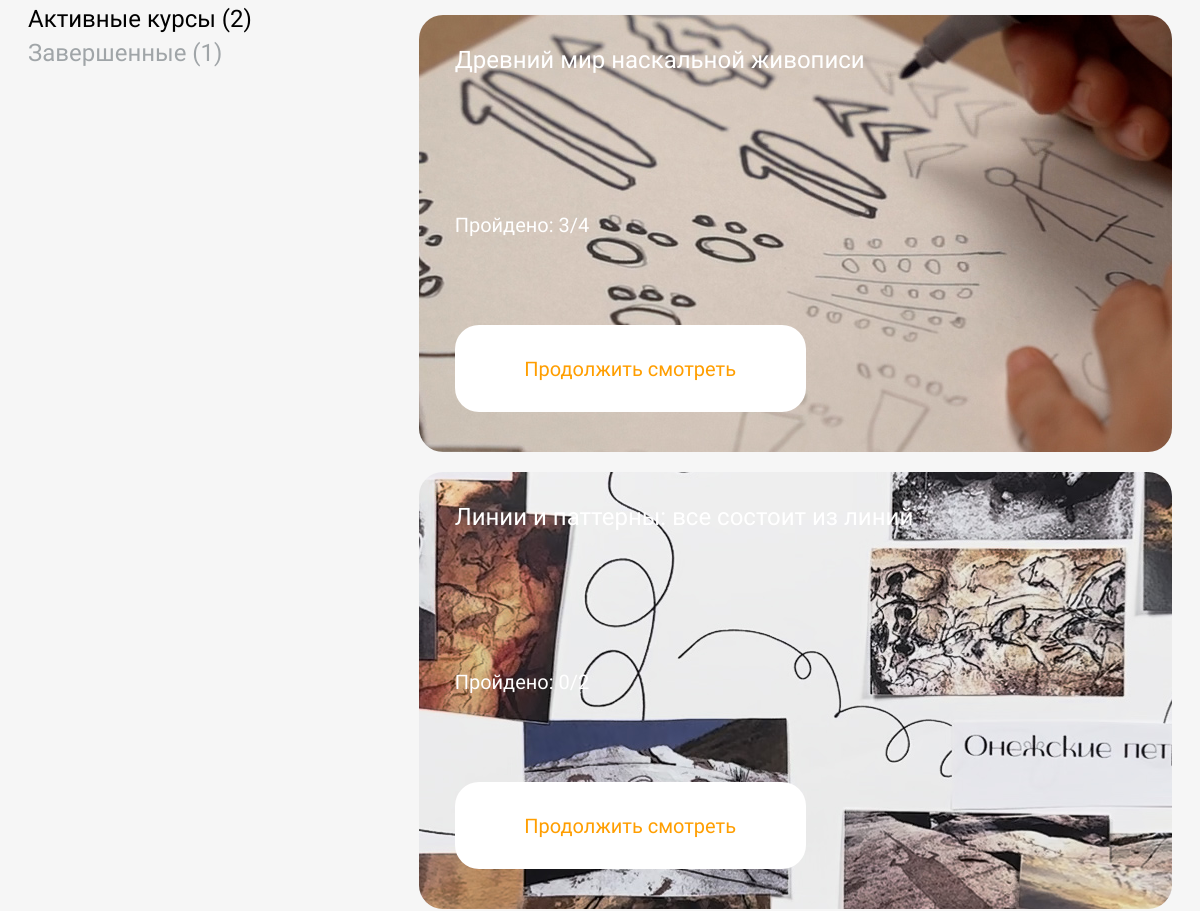
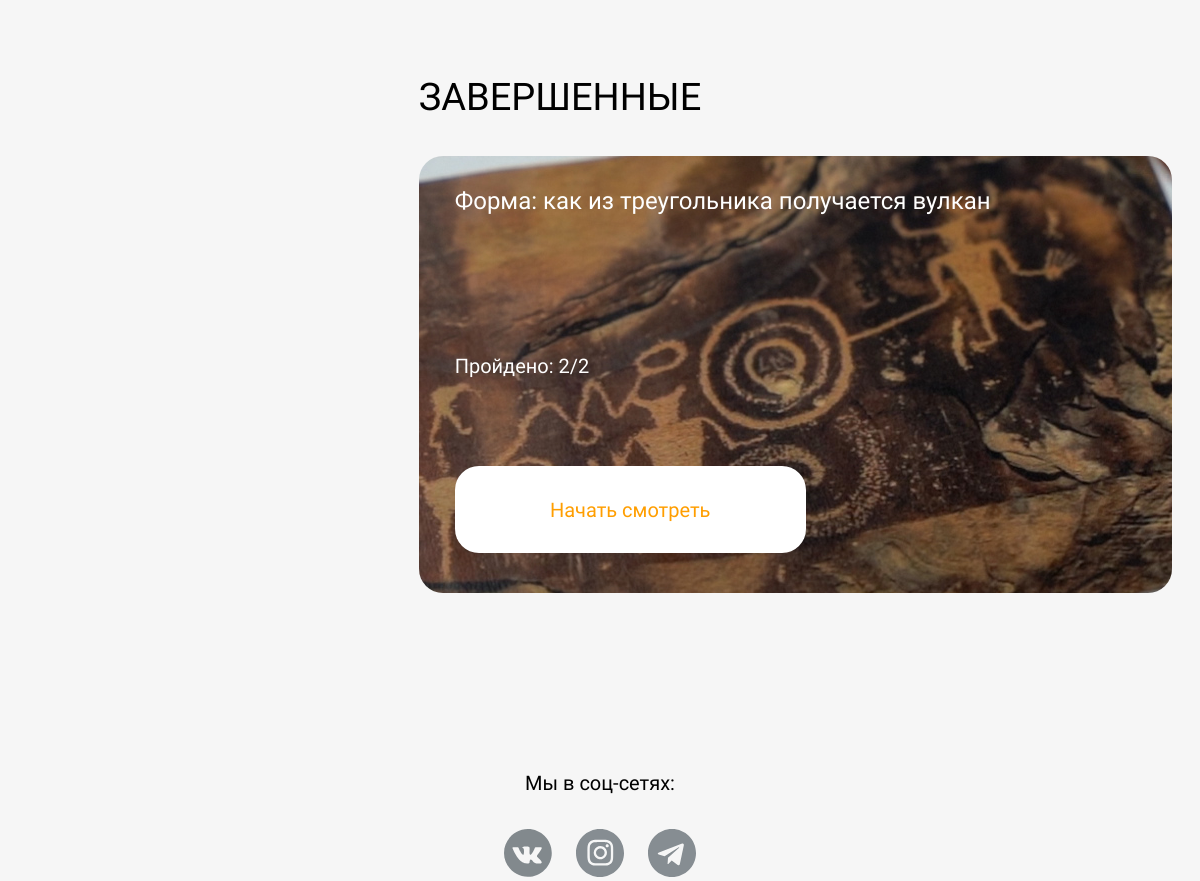
Before: /self-account/ (signed in, lower part) with the older database file (2 pictures, top to bottom).
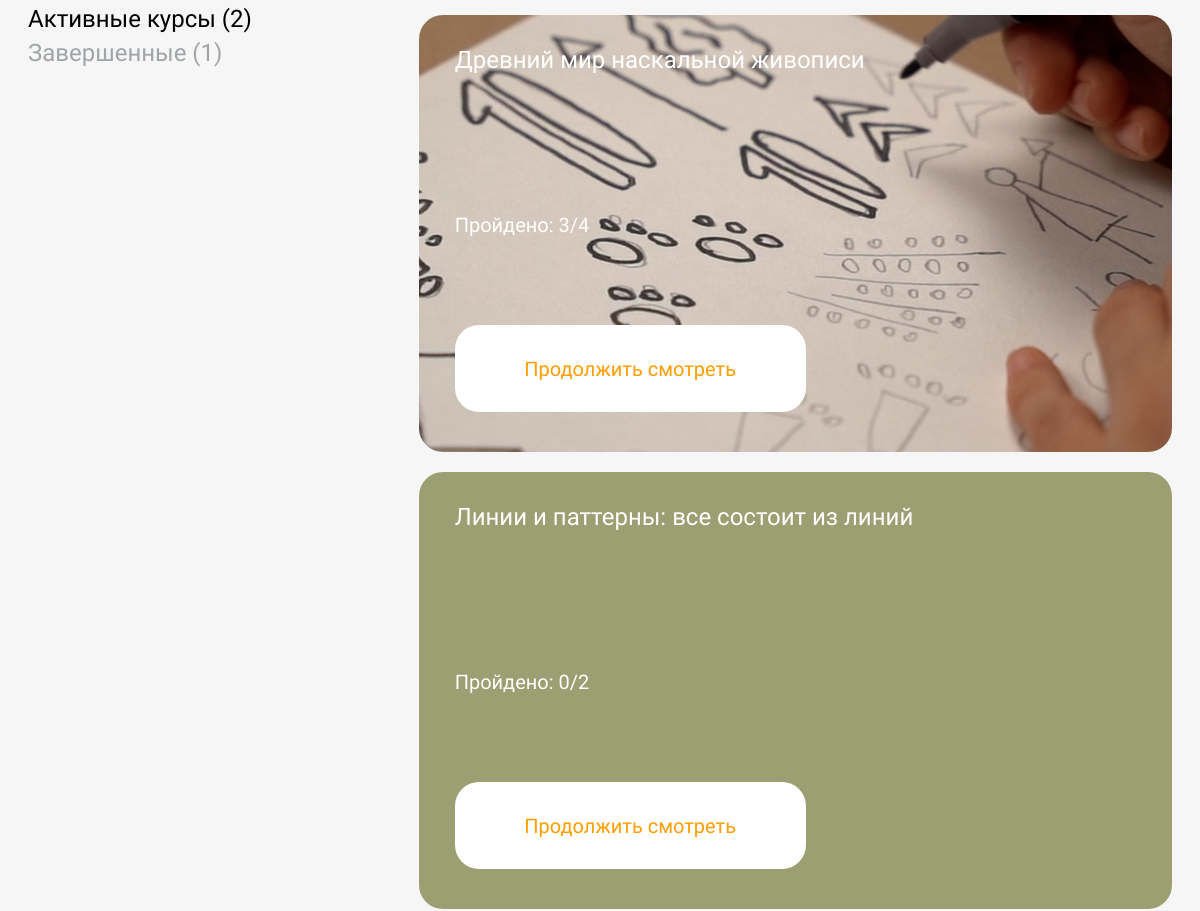
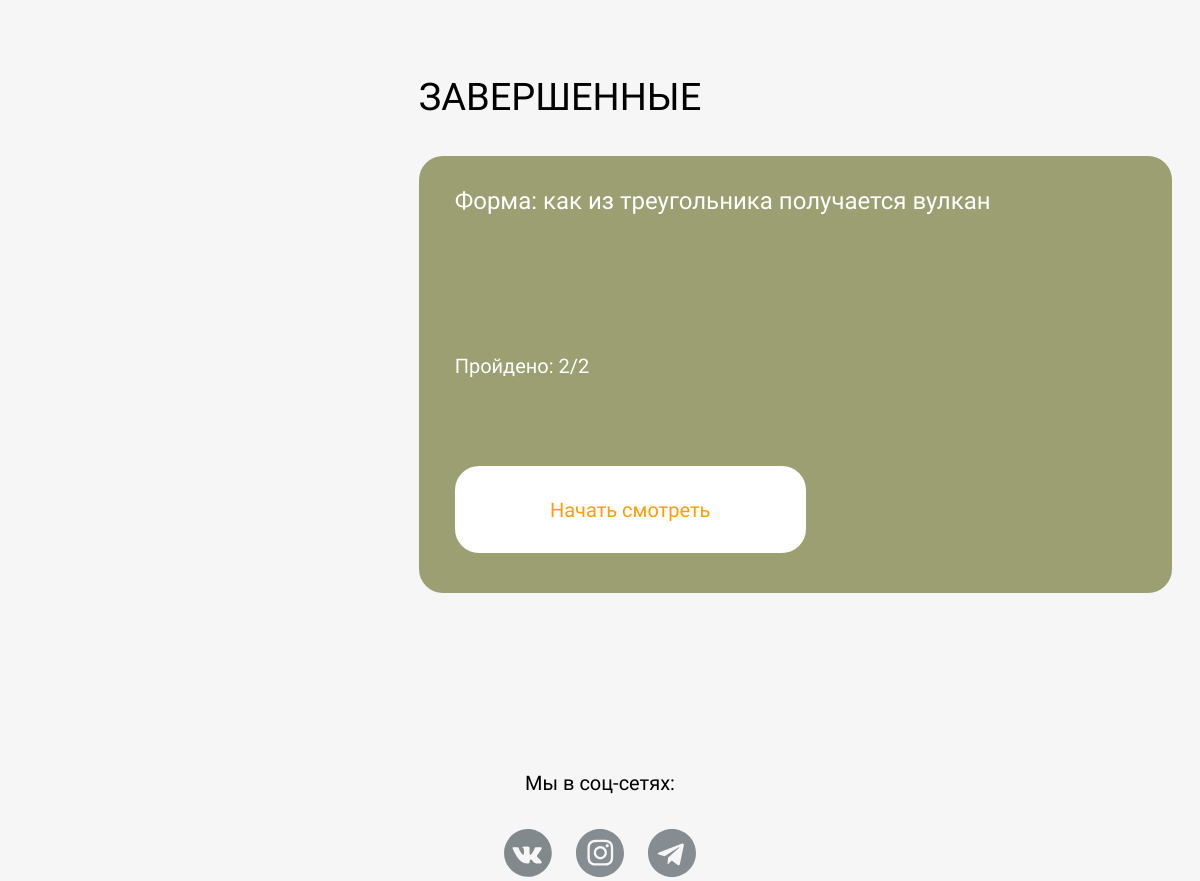
After: the same page with the newer database file (2 pictures, top to bottom).
### mainapp/models.py (models this page shows, shortened)
class Course(models.Model):
    class CourseCategory(models.TextChoices):
        ART = ("ART", "ИСКУССТВО")
        DESIGN = ("DESIGN", "ДИЗАЙН")
        SOFT_SKILLS = ("SOFT_SKILLS", "SOFT SKILLS")
    id = models.UUIDField(default=uuid4, primary_key=True)
    title = models.CharField(verbose_name="Название курса", max_length=150)
    slug = models.SlugField(verbose_name="URL", max_length=200, unique=True, blank=True, null=True)
    category = models.CharField(verbose_name="Категория курса", max_length=11, choices=CourseCategory.choices)
    note = models.CharField(verbose_name="Цель курса", max_length=200, blank=True)
    description = models.TextField(verbose_name="Описание курса", blank=True)
    price = models.IntegerField(verbose_name="Стоимость курса")
    image = models.ImageField(verbose_name="Изображение", blank=True, null=True, upload_to="сourses_images")
    talents = models.ManyToManyField(Talent, verbose_name="Навыки, которые дает курс", related_name="courses")
    benefits = models.ManyToManyField(Benefit, verbose_name="Польза курса", related_name="courses")
    lesson_qty = models.CharField(verbose_name="Количество уроков", max_length=25, blank=True)
    duration = models.CharField(verbose_name="Продолжительность курса", max_length=25, blank=True)
    age_group = models.CharField(verbose_name="Возрастная группа", max_length=25, blank=True)
    tools = models.TextField(verbose_name="Необходимые материалы и инструменты для курса", blank=True)
    preparation = models.ForeignKey(Preparation, verbose_name="Уровень подготовки", on_delete=models.CASCADE,
                                    null=True, related_name="courses")
    filling = models.TextField(verbose_name="Наполнение курса", blank=True)
    mentors = models.ManyToManyField(Mentor, verbose_name="Менторы", related_name="courses")
    question_lessons_features = models.TextField(verbose_name="Как проходят занятия на курсе?")
    question_access_duration = models.TextField(verbose_name="На сколько по времени доступен курс?")
    question_homework = models.TextField(verbose_name="Что насчет домашнего задания?")
    question_joining_telegram_chat = models.TextField(verbose_name="Что я получу, вступив в телеграм-канал курса?")
    question_paid_no_access = models.TextField(verbose_name="Я оплатил и не получил доступ к курсу")
    telegram_channel_link = models.URLField(verbose_name="Ссылка на тг-канал", blank=True, null=True)
    is_popular = models.BooleanField(verbose_name="Популярный", default=False)
    created_at = models.DateTimeField(verbose_name='Создан', auto_now_add=True)
    updated_at = models.DateTimeField(verbose_name='Обновлен', auto_now=True)
    deleted = models.BooleanField(verbose_name="Удален", default=False)
    class Meta:
        verbose_name = "Курс"
        verbose_name_plural = "Курсы"
        ordering = ["title"]

### mainapp/views.py (the view)
# urls.py: path('self-account/', main_views.view_self_account, name='self-account'),
def view_self_account(request):
    current_user = request.user
    if current_user.is_authenticated:
        account_courses = {}
        active_courses = 0
        completed_courses = 0
        courses = current_user.courses.all()
        for course in courses:
            account_courses[course.id] = {}
            account_courses[course.id]['title'] = course.title
            account_courses[course.id]['slug'] = course.slug
            account_courses[course.id]['image'] = course.image
            account_courses[course.id]['lesons_count'] = course.lessons.count()
            studentCourse = mainapp_models.StudentCourse.objects.filter(user=current_user) & mainapp_models.StudentCourse.objects.filter(course=course)
            if studentCourse:
                account_courses[course.id]['lesons_view'] = studentCourse[0].lesson_number - 1
            else:
                account_courses[course.id]['lesons_view'] = 0
            if account_courses[course.id]['lesons_count'] > account_courses[course.id]['lesons_view']:
                account_courses[course.id]['is_active'] = True
                active_courses += 1
            else:
                account_courses[course.id]['is_active'] = False
                completed_courses += 1
        context = {'user': current_user,
                   'active_courses': active_courses,
                   'completed_courses': completed_courses,
                   'account_courses': account_courses,
                   }
        return render(request, 'mainapp/user_page.html', context)
    else:
        messages.error(request, 'Для входа в личный кабинет Вам необходимо авторизоваться')
        return redirect('index')

### authapp/auth.py (called while the page is built)
    def get_user(self, user_id):
        try:
            return User.objects.get(pk=user_id)
        except User.DoesNotExist:
            return None

### mainapp/templates/mainapp/user_page.html (shortened to what this page needs)
{% extends "mainapp/base.html" %}
{% block content %}
    {% include "mainapp/parts_pages/account_courses.html" %}
{% endblock %}

### mainapp/templates/mainapp/base.html (shortened to what this page needs)
{% load static %}
<!DOCTYPE html>
<html lang="ru">
<head>
    <link href="{% static 'css/index.css' %}" rel="stylesheet">
    <link href="{% static 'css/course.css' %}" rel="stylesheet">
    <link href="{% static 'css/account.css' %}" rel="stylesheet">
</head>
<body>
    {% block content %}
    {% endblock %}
    <div class="site-box">
        <footer>
            <span>Мы в соц-сетях:</span>
            <ul>
                <li><a href="#"><img src="{% static 'img/vk.svg' %}" alt="VK"></a></li>
                <li><a href="#"><img src="{% static 'img/in.svg' %}" alt=""></a></li>
                <li><a href="#"><img src="{% static 'img/tg.svg' %}" alt="Telegram"></a></li>
            </ul>
        </footer>
    </div>
</body>
</html>

### mainapp/templates/mainapp/parts_pages/account_courses.html (shortened to what this page needs)
{% load static %}
<div class="site-box">
    <div class="account__courses">
        <div class="account__courses-stat">
            <p class="account__courses-stat-active">Активные курсы ({{ active_courses }})</p>
            <p class="account__courses-stat-end">Завершенные ({{ completed_courses }})</p>
        </div>
        <div class="account__courses-data">
            {% if active_courses <= 0 %}
            <div class="account__courses-none">
                <p>У вас нет активных курсов</p>
                <a href="/#anchor-courses" class="account__courses-buy">Выбрать курс</a>
            </div>
            {% else %}
                {% for key, value in account_courses.items %}
                    {% if value.is_active %}
                    <div class="account__courses-card">
                        <img src="/media/{{ value.image }}" alt="" class="account__courses-card-img">
                        <p class="account__courses-card-name">{{ value.title }}</p>
                        <p class="account__courses-card-count">Пройдено: {{ value.lesons_view }}/{{ value.lesons_count }}</p>
                        <a href="/self-account/course/{{ value.slug }}/" class="account__courses-card-a">
                            <div class="account__courses-card-btn">Продолжить смотреть</div>
                        </a>
                    </div>
                    {% endif %}
                {% endfor %}
            {% endif %}
        </div>
    </div>
</div>
<div class="site-box">
    <div class="account__courses">
        <div class="account__courses-stat"></div>
        <div class="account__courses-data">
            <p class="account__courses-active">ЗАВЕРШЕННЫЕ</p>
            {% if completed_courses <= 0 %}
            <div class="account__courses-none">
                <p>У вас нет завершенных курсов</p>
            </div>
            {% else %}
                {% for key, value in account_courses.items %}
                    {% if not value.is_active %}
                    <div class="account__courses-card">
                        <img src="/media/{{ value.image }}" alt="" class="account__courses-card-img">
                        <p class="account__courses-card-name">{{ value.title }}</p>
                        <p class="account__courses-card-count">Пройдено: {{ value.lesons_view }}/{{ value.lesons_count }}</p>
                        <a href="/self-account/course/{{ value.slug }}/" class="account__courses-card-a">
                            <div class="account__courses-card-btn">Начать смотреть</div>
                        </a>
                    </div>
                    {% endif %}
                {% endfor %}
            {% endif %}
        </div>
    </div>
    <div class="account__null"></div>
</div>

### mainapp/static/css/index.css (style rules this page uses)
* { margin: 0; padding: 0; }
body { font-family: 'Onest', sans-serif; font-size: 16px; font-weight: 300; line-height: 1; background: #F6F6F6; }
.site-box { max-width: 1224px; min-width: 347px; padding: 0 clamp(14px, 3vw, 28px); margin: 0 auto; font-weight: 400; }
footer { display: flex; flex-direction: column; margin: 0px auto; }
footer span { margin: 0 auto; font-weight: 300; font-size: clamp(1.125rem, 2vw, 1.25rem); }
footer ul { display: flex; list-style: none; margin: clamp(30px, 3vw, 62px) auto 0px; gap: clamp(12px, 2vw, 26px); }
footer ul li img { width: clamp(40px, 4vw, 75px); height: clamp(40px, 4vw, 75px); }

### mainapp/static/css/account.css (style rules this page uses)
.account__courses { display: flex; gap: 14px; margin-bottom: clamp(50px, 5vw, 100px); }
.account__courses-stat { flex: 1; margin-top: clamp(90px, 6vw, 120px); }
.account__courses-stat-active { font-size: clamp(1.5rem, 2vw, 2.25rem); }
.account__courses-stat-end { font-size: clamp(1.5rem, 2vw, 2.25rem); color: #A0A5A8; margin-top: 10px; }
.account__courses-data { flex: 2; display: flex; justify-content: left; flex-direction: column; gap: clamp(10px, 2vw, 20px); }
.account__courses-active { padding-top: clamp(10px, 2vw, 20px); padding-bottom: clamp(10px, 2vw, 20px); font-size: clamp(2.375rem, 3vw, 3.5rem); }
.account__null { min-height: clamp(20px, 10vw, 200px); }
.account__courses-card { border-radius: 24px; height: 437px; display: flex; justify-content: center; align-items: center; position: relative; overflow: hidden; }
.account__courses-card-img { position: absolute; min-width: 100%; min-height: 100%; flex-shrink: 0; z-index: -1; }
.account__courses-card-name { position: absolute; left: clamp(14px, 3vw, 36px); right: clamp(14px, 3vw, 36px); top: 30px; font-size: clamp(1.5rem, 2vw, 2.25rem); line-height: 1.3; color: #FFFFFF; }
.account__courses-card-count { position: absolute; left: clamp(14px, 3vw, 36px); right: clamp(14px, 3vw, 36px); top: calc(300px - clamp(100px, 3vw, 150px)); font-size: clamp(1rem, 2vw, 1.25rem); color: #FFFFFF; font-weight: 200; }
.account__courses-card-a { text-decoration: none; cursor: pointer; }
.account__courses-card-btn { width: clamp(300px, 30vw, 351px); height: clamp(87px, 5vw, 92px); border-radius: 24px; background-color: #FFFFFF; color: #FF9E00; font-size: clamp(1.125rem, 2vw, 1.25rem); display: flex; justify-content: center; align-items: center; position: absolute; left: clamp(14px, 3vw, 36px); bottom: 40px; }

Changed rows visible on the page:
changed Course "Линии и паттерны: все состоит из линий": image: a different picture
changed Course "Форма: как из треугольника получается вулкан": image: a different picture
